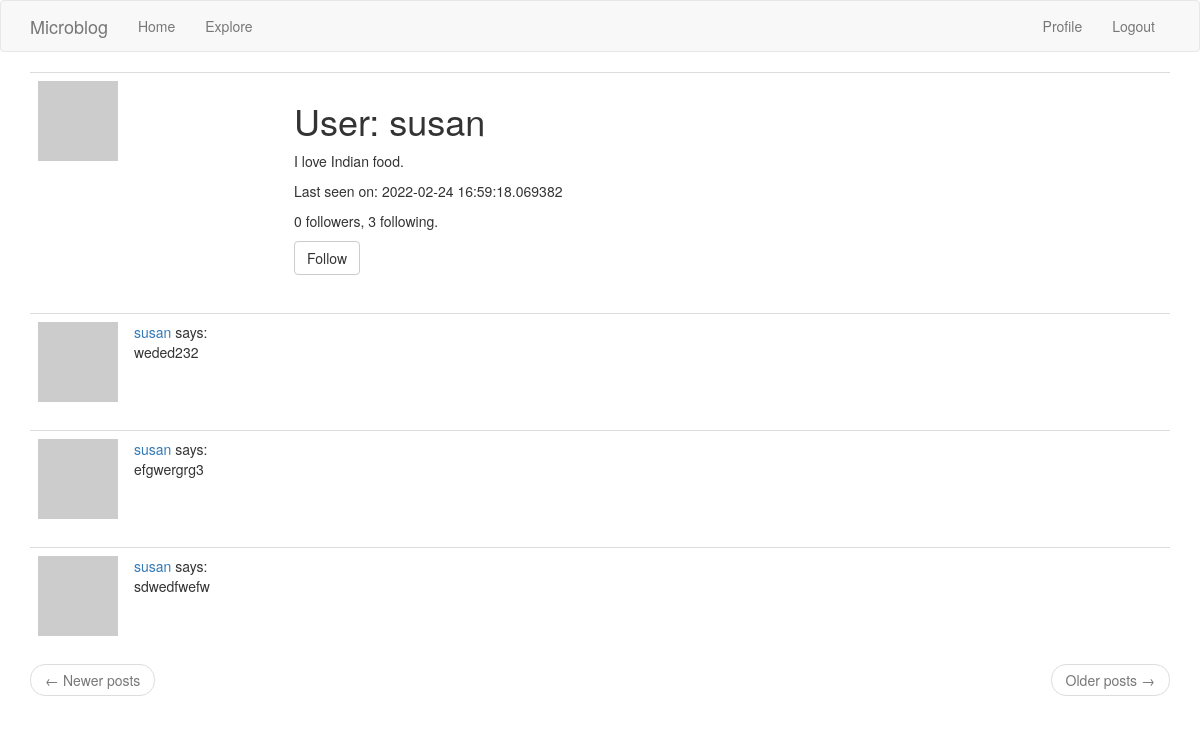
/user/susan (signed in), run on an earlier commit of the app's database.
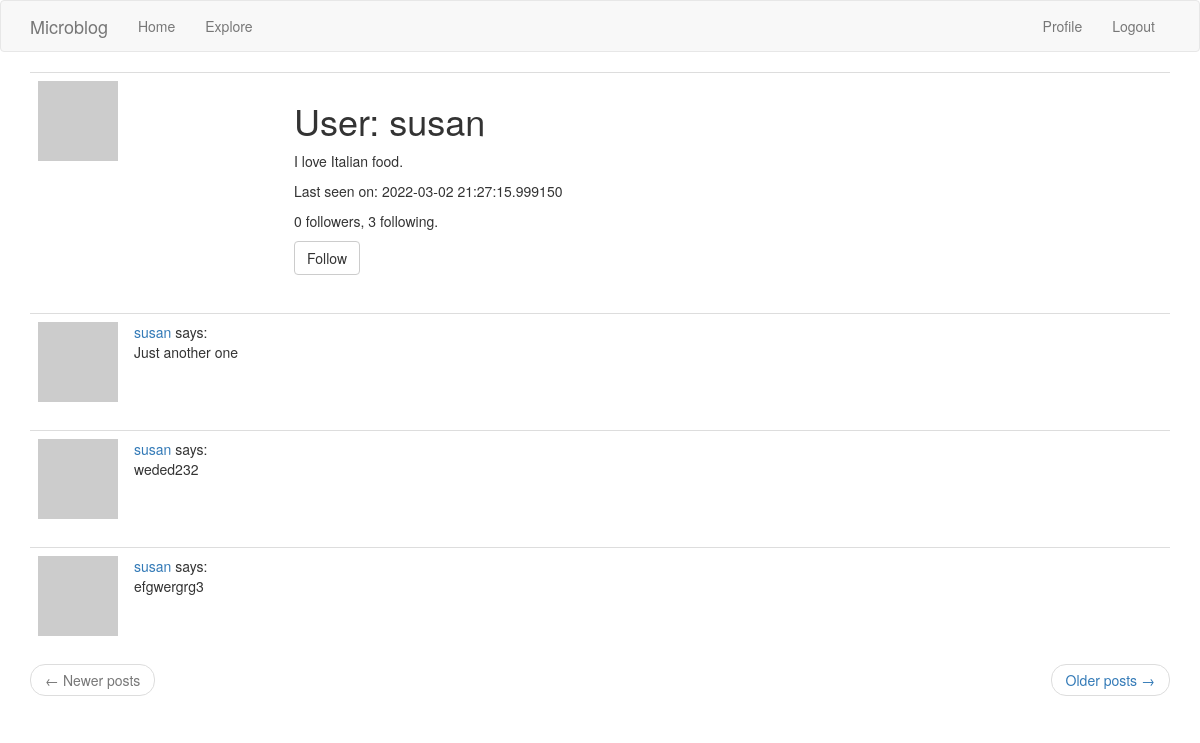
And on a later commit of the database.
### app/models.py (models this page shows, shortened)
class User(UserMixin,db.Model):
    id = db.Column(db.Integer, primary_key=True)
    username = db.Column(db.String(64), index=True, unique=True)
    email = db.Column(db.String(120), index=True, unique=True)
    password_hash = db.Column(db.String(128))
    posts = db.relationship('Post', backref='author', lazy='dynamic')
    about_me = db.Column(db.String(140))
    last_seen = db.Column(db.DateTime, default=datetime.utcnow)
    followed = db.relationship(
    'User', secondary=followers,
    primaryjoin=(followers.c.follower_id == id),
    secondaryjoin=(followers.c.followed_id == id),
    backref=db.backref('followers', lazy='dynamic'), lazy='dynamic')
    def avatar(self, size):
        digest = md5(self.email.lower().encode('utf-8')).hexdigest()
        return 'https://www.gravatar.com/avatar/{}?d=identicon&s={}'.format(
            digest, size)
    def is_following(self, user):
        return self.followed.filter(
            followers.c.followed_id == user.id).count() > 0

class Post(db.Model):
    id = db.Column(db.Integer, primary_key=True)
    body = db.Column(db.String(140))
    timestamp = db.Column(db.DateTime, index=True, default=datetime.utcnow)
    user_id = db.Column(db.Integer, db.ForeignKey('user.id'))

### app/routes.py (the view)
@app.route('/user/<username>')
@login_required
def user(username):
    user = User.query.filter_by(username=username).first_or_404()
    page = request.args.get('page', 1, type=int)
    posts = user.posts.order_by(Post.timestamp.desc()).paginate(
        page, app.config['POSTS_PER_PAGE'], False)
    next_url = url_for('user', username=user.username, page=posts.next_num) \
        if posts.has_next else None
    prev_url = url_for('user', username=user.username, page=posts.prev_num) \
        if posts.has_prev else None
    form = EmptyForm()
    return render_template('user.html', user=user, posts=posts.items,
                           next_url=next_url, prev_url=prev_url, form=form)

### app/forms.py
class EmptyForm(FlaskForm):
    submit = SubmitField('Submit')

### app/models.py (called while the page is built)
@login.user_loader
def load_user(id):
    return User.query.get(int(id))

### app/routes.py (called while the page is built)
@app.before_request
def before_request():
    if current_user.is_authenticated:
        current_user.last_seen = datetime.utcnow()
        db.session.commit()

### app/templates/user.html (shortened to what this page needs)
{% extends "base.html" %}
{% block app_content %}
    <table class="table table-hover">
        <tr>
            <td width="256px"><img src="{{ user.avatar(256) }}"></td>
            <td>
                <h1>User: {{ user.username }}</h1>
                {% if user.about_me %}<p>{{ user.about_me }}</p>{% endif %}
                {% if user.last_seen %}<p>Last seen on: {{ user.last_seen }}</p>{% endif %}
                <p>{{ user.followers.count() }} followers, {{ user.followed.count() }} following.</p>
                {% if user == current_user %}
                <p><a href="{{ url_for('edit_profile') }}">Edit your profile</a></p>
                {% elif not current_user.is_following(user) %}
                <p>
                    <form action="{{ url_for('follow', username=user.username) }}" method="post">
                        {{ form.submit(value='Follow', class_='btn btn-default') }}
                    </form>
                </p>
                {% endif %}
            </td>
        </tr>
    </table>
    {% for post in posts %}
        {% include '_post.html' %}
    {% endfor %}
    <nav aria-label="...">
        <ul class="pager">
            <li class="previous{% if not prev_url %} disabled{% endif %}">
                <a href="{{ prev_url or '#' }}">
                    <span aria-hidden="true">&larr;</span> Newer posts
                </a>
            </li>
            <li class="next{% if not next_url %} disabled{% endif %}">
                <a href="{{ next_url or '#' }}">
                    Older posts <span aria-hidden="true">&rarr;</span>
                </a>
            </li>
        </ul>
    </nav>
{% endblock %}

### app/templates/_post.html
    <table class="table table-hover">
        <tr>
            <td width="70px">
                <a href="{{ url_for('user', username=post.author.username) }}">
                    <img src="{{ post.author.avatar(70) }}" />
                </a>
            </td>
            <td>
                <a href="{{ url_for('user', username=post.author.username) }}">
                    {{ post.author.username }}
                </a>
                says:
                <br>
                {{ post.body }}
            </td>
        </tr>
    </table>

What changed in the data, as far as the page shows it:
no longer on this page (row unchanged): Post: author.username "susan", body "sdwedfwefw"
changed User "susan": about_me "I love Indian food." → "I love Italian food."; last_seen "2022-02-24 16:59:18.069382" → "2022-03-02 21:27:15.999150"
added Post: author.username "susan", body "Just another one"
